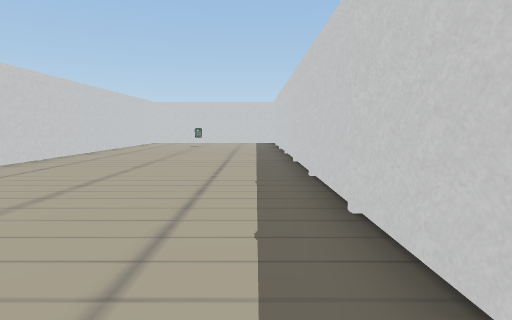
[1] (above)

15 first-person views from a walk through a Unity game level. The camera is 1.3 m above the floor, tilts 6° down and sees 80° across. The floor is counted in squares, 1.44 m on a side. Each view is taken from the middle of a square. On the plan, view 1 faces up. The plan holds only what a view shows up to about 11 squares ahead; the rest is blank. The place goes on beyond the plan. The player is left out. Door leaves are left out, so doorways stand open.

[2]
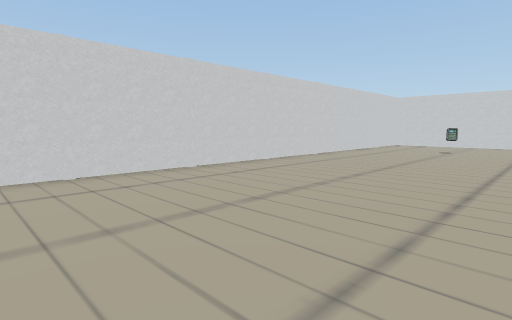

[3]
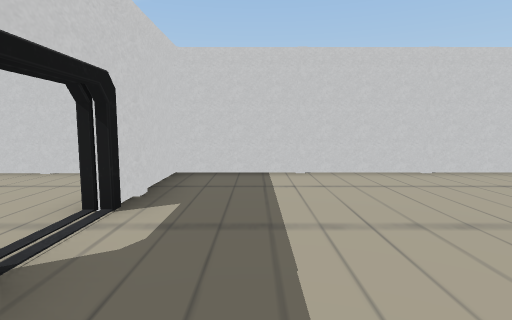

[4]
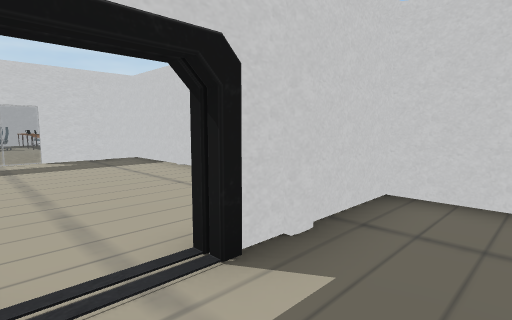

[5]
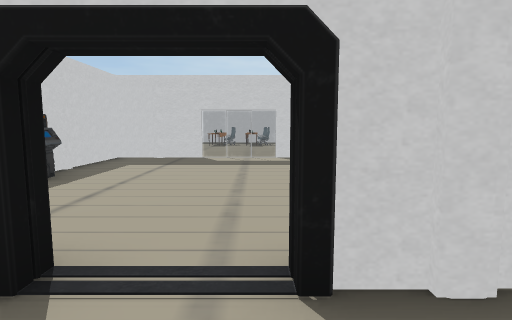

[6]
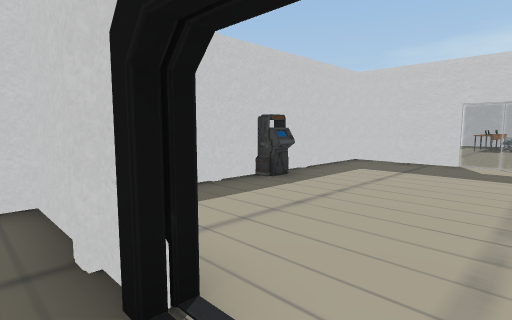

[7]
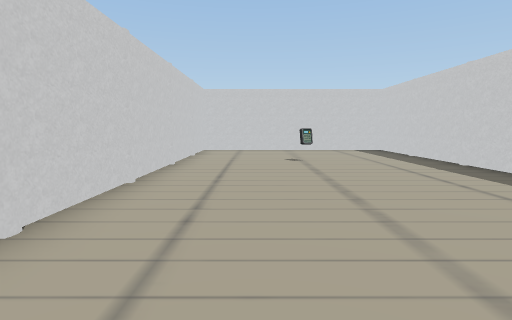

[8]
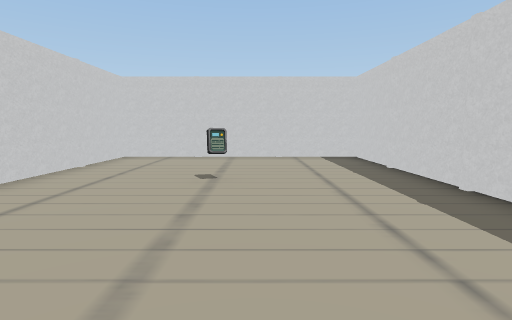

[9]
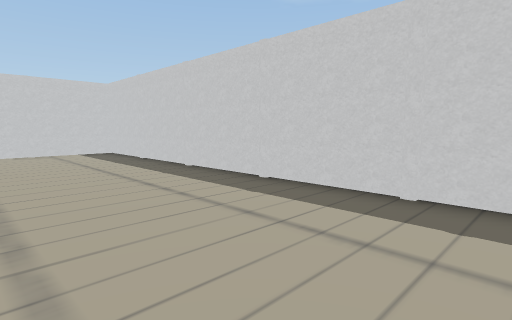

[10]
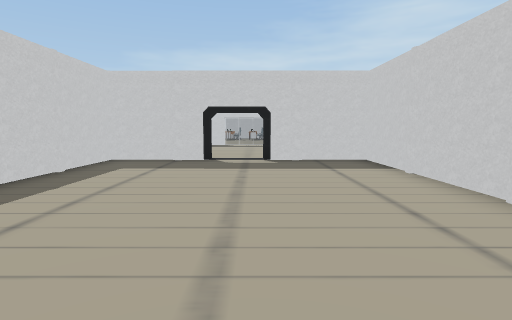

[11]
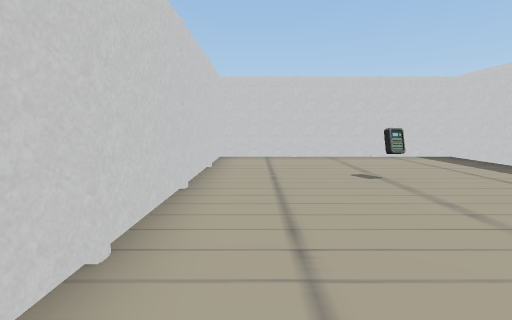

[12]
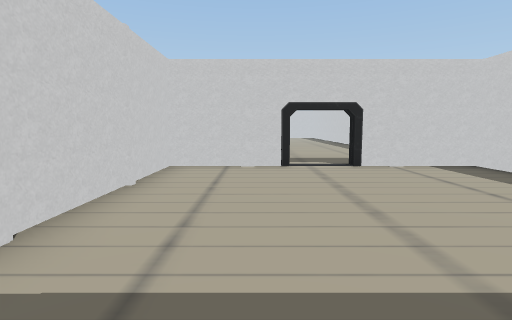

[13]
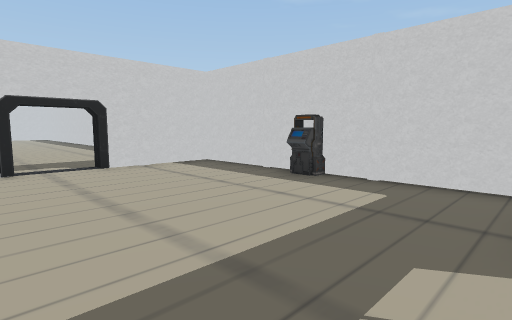

[14]
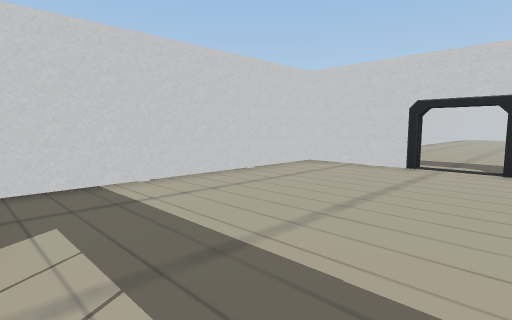

[15]
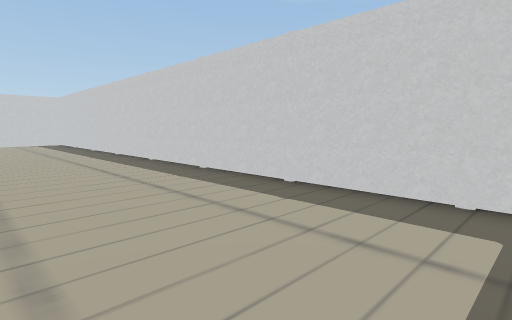

### Floor plan
Points are (right, up) in squares from view 1. A wall is a line through its corners. A room is listed if a view was taken in it or the views show most of it. See-through windows are left out.
Room 1 (views 1, 2, 3, 4, 5, 6, 7, 8, 9, 10, 11, 12, 13, 14, 15)
walls: (-6.2, 8.3) (-6.2, -1.5); (-3.1, -1.8) (-5.5, -1.8); (-0.6, -1.5) (0.5, -1.5); (-5.5, -1.5) (-4.4, -1.5); (0.5, -1.8) (-1.7, -1.8); (1.1, -1.5) (1.1, 18.3); (-6.2, -2.5) (-6.2, -8.6); (1.1, -4.1) (1.1, -2.5); (-6.2, 13.3) (-6.2, 11.6); (-3, -9.3) (1.1, -9.3) (1.1, -4.2); (-6.2, 18.3) (-6.2, 16.6); (0.5, 18.6) (-5.5, 18.6)
ways out: open door at (-2.5, -2)
objects: other object (-6, -9); other object (-6, -7); other object (-6, -4); other object (-6, -2); other object (-6, 1); other object (-6, 3); other object (-6, 6); other object (-6, 9); other object (-6, 11); other object (-6, 14); other object (-6, 16); other object (-6, 19); other object (-5, -9); other object (-4, -2); other object (-4, 19); other object (-1, -2); other object (-1, 19); other object (0, -9); other object (1, -9); other object (1, -7); other object (1, -5); other object (1, -4); other object (1, -2); other object (1, 1); other object (1, 3); other object (1, 6); other object (1, 8); other object (1, 11); other object (1, 13); other object (1, 16); other object (1, 19)

Positions as (right, up) in squares from view 1, and headings:
1: (0, 0), facing up
2: (0, 2), facing up-left
3: (0, 0), facing left
4: (-2, 0), facing down-left
5: (-3, 0), facing down
6: (-3, -1), facing down-right
7: (-4, 6), facing up
8: (-2, 9), facing up
9: (-3, 7), facing up-right
10: (-3, 7), facing down
11: (-5, 9), facing up
12: (-4, -9), facing up
13: (-4, -9), facing up-right
14: (-1, -9), facing up-left
15: (-3, 0), facing up-right
